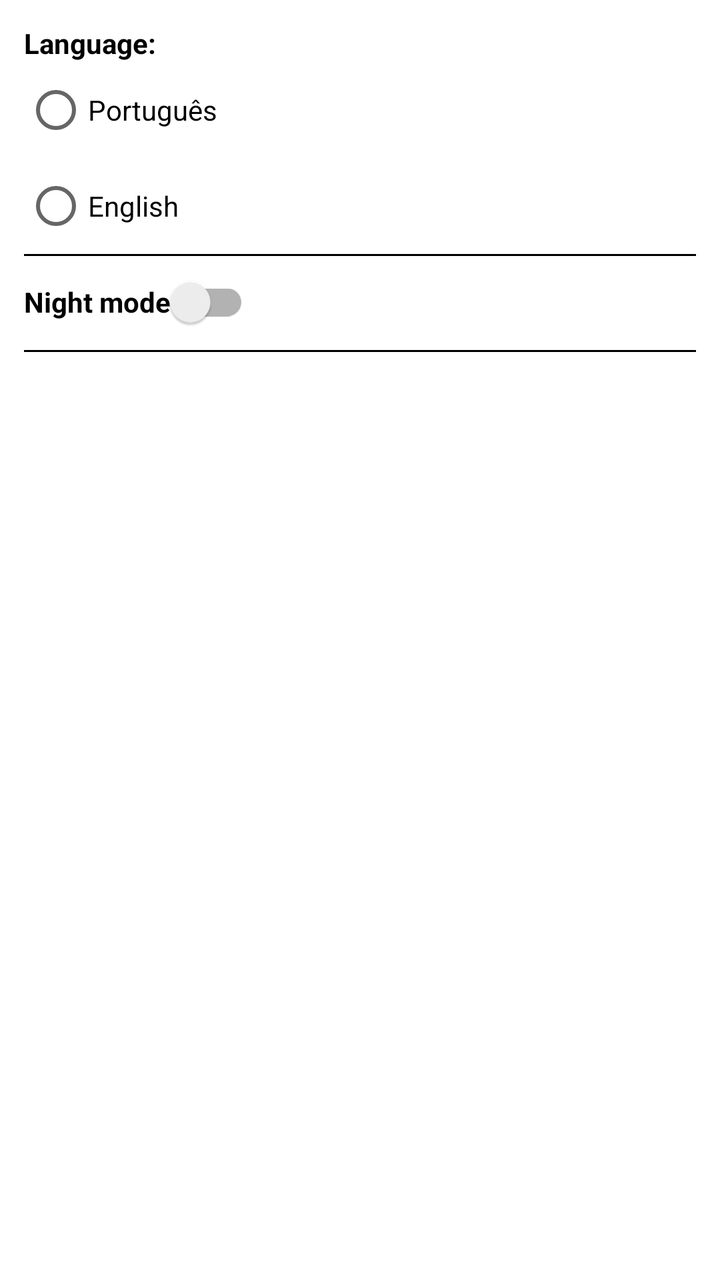
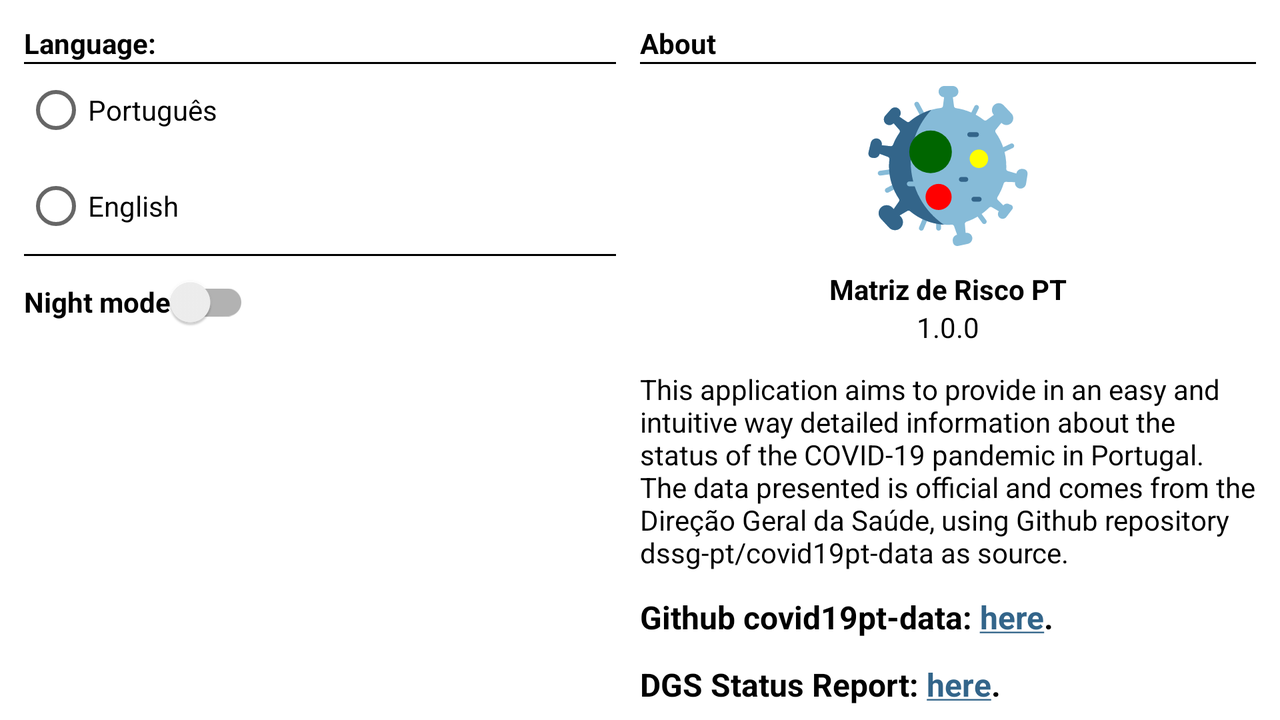

The same Android screen from two of the app's own layout files: first res/layout/ as a phone draws it, then the repository's variant for another configuration, drawn on a device whose configuration selects that folder. Both files follow.
<!-- AndroidManifest.xml: application theme Theme.MyApplication -->
<!-- res/layout/fragment_settings.xml -->
<?xml version="1.0" encoding="utf-8"?>
<ScrollView xmlns:android="http://schemas.android.com/apk/res/android"
    xmlns:app="http://schemas.android.com/apk/res-auto"
    android:layout_width="match_parent"
    android:layout_height="match_parent">

    <androidx.constraintlayout.widget.ConstraintLayout
        android:layout_width="match_parent"
        android:layout_height="wrap_content"
        android:layout_margin="@dimen/margin_half">

        <TextView
            android:id="@+id/language_tv"
            android:layout_width="match_parent"
            android:layout_height="wrap_content"
            android:text="@string/settings_language"
            android:textColor="@color/textColor"
            android:textStyle="bold"
            app:layout_constraintStart_toStartOf="parent"
            app:layout_constraintTop_toTopOf="parent" />

        <RadioGroup
            android:id="@+id/language_rg"
            android:layout_width="wrap_content"
            android:layout_height="wrap_content"
            app:layout_constraintStart_toStartOf="parent"
            app:layout_constraintTop_toBottomOf="@+id/language_tv">

            <androidx.appcompat.widget.AppCompatRadioButton
                android:id="@+id/portuguese_rb"
                android:layout_width="wrap_content"
                android:layout_height="wrap_content"
                android:text="@string/settings_portuguese"
                android:textColor="@color/textColor" />

            <androidx.appcompat.widget.AppCompatRadioButton
                android:id="@+id/english_rb"
                android:layout_width="wrap_content"
                android:layout_height="wrap_content"
                android:text="@string/settings_english"
                android:textColor="@color/textColor" />
        </RadioGroup>

        <View
            android:layout_width="match_parent"
            android:layout_height="1dp"
            android:background="@color/textColor"
            app:layout_constraintTop_toBottomOf="@+id/language_rg" />

        <androidx.appcompat.widget.SwitchCompat
            android:id="@+id/night_mode_switchButton"
            android:layout_width="wrap_content"
            android:layout_height="wrap_content"
            android:text="@string/settings_night_mode"
            android:textColor="@color/textColor"
            android:textStyle="bold"
            app:layout_constraintStart_toStartOf="parent"
            app:layout_constraintTop_toBottomOf="@+id/language_rg" />

        <View
            android:layout_width="match_parent"
            android:layout_height="1dp"
            android:background="@color/textColor"
            app:layout_constraintTop_toBottomOf="@+id/night_mode_switchButton" />

    </androidx.constraintlayout.widget.ConstraintLayout>
</ScrollView>
<!-- resources referenced by this layout -->
<resources>
  <color name="textColor">@color/black</color>
  <dimen name="margin_half">12dp</dimen>
  <string name="settings_english">English</string>
  <string name="settings_language">Language:</string>
  <string name="settings_night_mode">Night mode</string>
  <string name="settings_portuguese">Português</string>
  <style name="Theme.MyApplication" parent="Theme.MaterialComponents.DayNight.DarkActionBar">
  
          
          <item name="colorPrimary">@color/primary</item>
          <item name="colorPrimaryVariant">@color/primaryDark</item>
          <item name="colorOnPrimary">@color/white</item>
          
          <item name="colorSecondary">@color/primary</item>
          <item name="colorSecondaryVariant">@color/primaryDark</item>
          <item name="colorOnSecondary">@color/white</item>
          
          <item name="android:statusBarColor" tools:targetApi="l">?attr/colorPrimaryVariant</item>
          
      </style>
  <color name="black">#FF000000</color>
  <color name="primary">@color/queenBlue</color>
  <color name="primaryDark">@color/charcoal</color>
  <color name="white">#FFFFFFFF</color>
  <color name="queenBlue">#33658A</color>
  <color name="charcoal">#2F4858</color>
</resources>
<!-- res/layout-land/fragment_settings.xml (the repository's variant of the layout above) -->
<!-- drawn on the phone turned sideways -->
<?xml version="1.0" encoding="utf-8"?>
<androidx.constraintlayout.widget.ConstraintLayout xmlns:android="http://schemas.android.com/apk/res/android"
    xmlns:app="http://schemas.android.com/apk/res-auto"
    xmlns:tools="http://schemas.android.com/tools"
    android:layout_width="match_parent"
    android:layout_height="wrap_content">

    <androidx.core.widget.NestedScrollView
        android:id="@+id/scroll_view_1"
        android:layout_width="0dp"
        android:layout_height="match_parent"
        app:layout_constraintEnd_toStartOf="@id/scroll_view_2"
        app:layout_constraintStart_toStartOf="parent">

        <androidx.constraintlayout.widget.ConstraintLayout
            android:layout_width="match_parent"
            android:layout_height="wrap_content"
            android:layout_marginStart="@dimen/margin_half"
            android:layout_marginTop="@dimen/margin_half"
            android:layout_marginEnd="@dimen/margin_half"
            android:layout_marginBottom="@dimen/margin_half">

            <TextView
                android:id="@+id/language_tv"
                android:layout_width="match_parent"
                android:layout_height="wrap_content"
                android:text="@string/settings_language"
                android:textColor="@color/textColor"
                android:textStyle="bold"
                app:layout_constraintStart_toStartOf="parent"
                app:layout_constraintTop_toTopOf="parent" />

            <View
                android:layout_width="match_parent"
                android:layout_height="1dp"
                android:background="@color/textColor"
                app:layout_constraintTop_toBottomOf="@+id/language_tv" />

            <RadioGroup
                android:id="@+id/language_rg"
                android:layout_width="wrap_content"
                android:layout_height="wrap_content"
                app:layout_constraintStart_toStartOf="parent"
                app:layout_constraintTop_toBottomOf="@+id/language_tv">

                <androidx.appcompat.widget.AppCompatRadioButton
                    android:id="@+id/portuguese_rb"
                    android:layout_width="wrap_content"
                    android:layout_height="wrap_content"
                    android:text="@string/settings_portuguese"
                    android:textColor="@color/textColor" />

                <androidx.appcompat.widget.AppCompatRadioButton
                    android:id="@+id/english_rb"
                    android:layout_width="wrap_content"
                    android:layout_height="wrap_content"
                    android:text="@string/settings_english"
                    android:textColor="@color/textColor" />
            </RadioGroup>

            <View
                android:layout_width="match_parent"
                android:layout_height="1dp"
                android:background="@color/textColor"
                app:layout_constraintTop_toBottomOf="@+id/language_rg" />

            <androidx.appcompat.widget.SwitchCompat
                android:id="@+id/night_mode_switchButton"
                android:layout_width="wrap_content"
                android:layout_height="wrap_content"
                android:text="@string/settings_night_mode"
                android:textColor="@color/textColor"
                android:textStyle="bold"
                app:layout_constraintStart_toStartOf="parent"
                app:layout_constraintTop_toBottomOf="@+id/language_rg" />


        </androidx.constraintlayout.widget.ConstraintLayout>
    </androidx.core.widget.NestedScrollView>

    <androidx.core.widget.NestedScrollView
        android:id="@+id/scroll_view_2"
        android:layout_width="0dp"
        android:layout_height="match_parent"
        app:layout_constraintEnd_toEndOf="parent"
        app:layout_constraintStart_toEndOf="@id/scroll_view_1">

        <androidx.constraintlayout.widget.ConstraintLayout
            android:layout_width="match_parent"
            android:layout_height="wrap_content"
            android:layout_marginTop="@dimen/margin_half"
            android:layout_marginEnd="@dimen/margin_half"
            android:layout_marginBottom="@dimen/margin_half">

            <TextView
                android:id="@+id/about_title_tv"
                android:layout_width="match_parent"
                android:layout_height="wrap_content"
                android:text="@string/settings_about"
                android:textColor="@color/textColor"
                android:textStyle="bold"
                app:layout_constraintStart_toStartOf="parent"
                app:layout_constraintTop_toTopOf="parent" />

            <View
                android:layout_width="match_parent"
                android:layout_height="1dp"
                android:background="@color/textColor"
                app:layout_constraintTop_toBottomOf="@+id/about_title_tv" />

            <ImageView
                android:id="@+id/app_logo_iv"
                android:layout_width="80dp"
                android:layout_height="80dp"
                android:layout_marginTop="@dimen/margin_half"
                android:src="@drawable/ic_virus_pt_sky"
                app:layout_constraintEnd_toEndOf="parent"
                app:layout_constraintStart_toStartOf="parent"
                app:layout_constraintTop_toBottomOf="@+id/about_title_tv" />

            <TextView
                android:id="@+id/app_name_tv"
                android:layout_width="wrap_content"
                android:layout_height="wrap_content"
                android:layout_marginTop="@dimen/margin_half"
                android:text="@string/app_name"
                android:textColor="@color/textColor"
                android:textSize="14sp"
                android:textStyle="bold"
                app:layout_constraintEnd_toEndOf="parent"
                app:layout_constraintStart_toStartOf="parent"
                app:layout_constraintTop_toBottomOf="@+id/app_logo_iv" />

            <TextView
                android:id="@+id/version_tv"
                android:layout_width="wrap_content"
                android:layout_height="wrap_content"
                android:textColor="@color/textColor"
                app:layout_constraintEnd_toEndOf="parent"
                app:layout_constraintStart_toStartOf="parent"
                app:layout_constraintTop_toBottomOf="@+id/app_name_tv"
                tools:text="1.0.0" />

            <TextView
                android:id="@+id/disclaimer_tv"
                android:layout_width="match_parent"
                android:layout_height="wrap_content"
                android:layout_marginTop="@dimen/margin_half"
                android:text="@string/settings_disclaimer"
                android:textColor="@color/textColor"
                app:layout_constraintStart_toStartOf="parent"
                app:layout_constraintTop_toBottomOf="@+id/version_tv" />

            <TextView
                android:id="@+id/covid19pt_data_tv"
                android:layout_width="match_parent"
                android:layout_height="wrap_content"
                android:layout_marginTop="@dimen/margin_half"
                android:text="@string/settings_covid19pt_data"
                android:textColor="@color/textColor"
                android:textStyle="bold"
                android:textSize="16sp"
                app:layout_constraintStart_toStartOf="parent"
                app:layout_constraintTop_toBottomOf="@+id/disclaimer_tv" />

            <TextView
                android:id="@+id/dgs_report_tv"
                android:layout_width="match_parent"
                android:layout_height="wrap_content"
                android:layout_marginTop="@dimen/margin_half"
                android:text="@string/settings_dgs_status_reports_report"
                android:textColor="@color/textColor"
                android:textStyle="bold"
                android:textSize="16sp"
                app:layout_constraintStart_toStartOf="parent"
                app:layout_constraintTop_toBottomOf="@+id/covid19pt_data_tv" />

            <TextView
                android:id="@+id/dgs_vaccination_tv"
                android:layout_width="match_parent"
                android:layout_height="wrap_content"
                android:layout_marginTop="@dimen/margin_half"
                android:text="@string/settings_dgs_vaccination_report"
                android:textColor="@color/textColor"
                android:textStyle="bold"
                android:textSize="16sp"
                app:layout_constraintStart_toStartOf="parent"
                app:layout_constraintTop_toBottomOf="@+id/dgs_report_tv" />

            <TextView
                android:id="@+id/flaticon_tv"
                android:layout_width="match_parent"
                android:layout_height="wrap_content"
                android:layout_marginTop="@dimen/margin_half"
                android:text="@string/settings_icons"
                android:textColor="@color/textColor"
                app:layout_constraintStart_toStartOf="parent"
                app:layout_constraintTop_toBottomOf="@+id/dgs_vaccination_tv" />
        </androidx.constraintlayout.widget.ConstraintLayout>
    </androidx.core.widget.NestedScrollView>
</androidx.constraintlayout.widget.ConstraintLayout>
<!-- resources referenced by the variant -->
<!-- as the phone turned sideways resolves them -->
<resources>
  <color name="textColor">@color/black</color>
  <dimen name="margin_half">12dp</dimen>
  <!-- drawable ic_virus_pt_sky: vector/xml drawable (drawable, 8284 chars, omitted) -->
  <string name="app_name" translatable="false">Matriz de Risco PT</string>
  <string name="settings_about">About</string>
  <string name="settings_covid19pt_data"><p>Github covid19pt-data: <a href="https://github.com/dssg-pt/covid19pt-data">here</a>.</p></string>
  <string name="settings_dgs_status_reports_report"><p>DGS Status Report: <a href="https://covid19.min-saude.pt/relatorio-de-situacao/">here</a>.</p></string>
  <string name="settings_dgs_vaccination_report"><p>DGS vaccination report: <a href="https://covid19.min-saude.pt/relatorio-de-vacinacao/">here</a>.</p></string>
  <string name="settings_disclaimer">
                      This application aims to provide in an easy and intuitive way detailed information about the status of the COVID-19 pandemic in Portugal.
                      The data presented is official and comes from the Direção Geral da Saúde, using Github repository dssg-pt/covid19pt-data as source.
      </string>
  <string name="settings_english">English</string>
  <string name="settings_icons">Some of the icons in this app are provided and under the free license of <a href="https://www.flaticon.com/">FlatIcon</a>.</string>
  <string name="settings_language">Language:</string>
  <string name="settings_night_mode">Night mode</string>
  <string name="settings_portuguese">Português</string>
  <style name="Theme.MyApplication" parent="Theme.MaterialComponents.DayNight.DarkActionBar">
  
          
          <item name="colorPrimary">@color/primary</item>
          <item name="colorPrimaryVariant">@color/primaryDark</item>
          <item name="colorOnPrimary">@color/white</item>
          
          <item name="colorSecondary">@color/primary</item>
          <item name="colorSecondaryVariant">@color/primaryDark</item>
          <item name="colorOnSecondary">@color/white</item>
          
          <item name="android:statusBarColor" tools:targetApi="l">?attr/colorPrimaryVariant</item>
          
      </style>
  <color name="black">#FF000000</color>
  <color name="primary">@color/queenBlue</color>
  <color name="primaryDark">@color/charcoal</color>
  <color name="white">#FFFFFFFF</color>
  <color name="queenBlue">#33658A</color>
  <color name="charcoal">#2F4858</color>
</resources>
